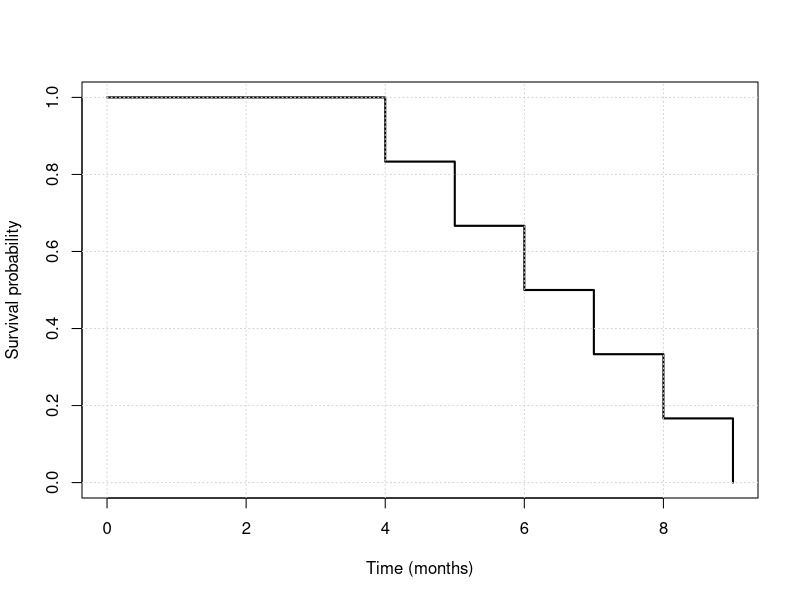
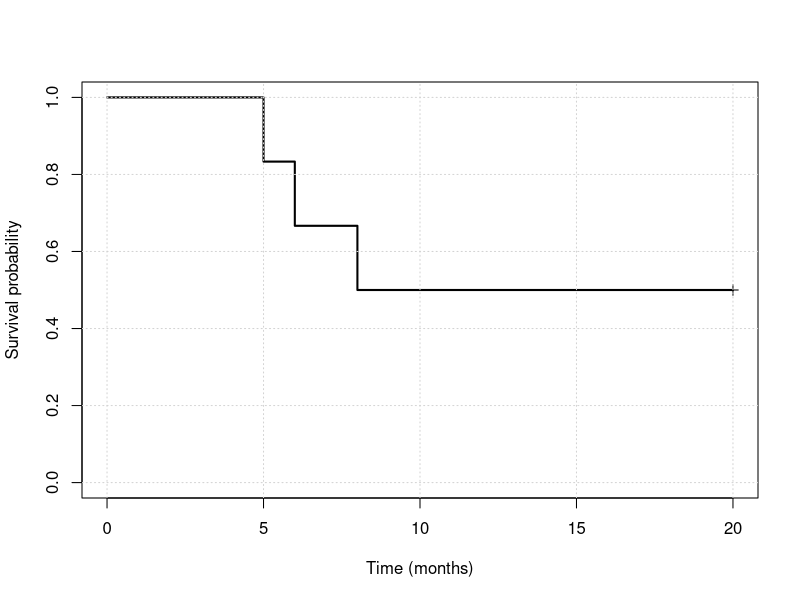
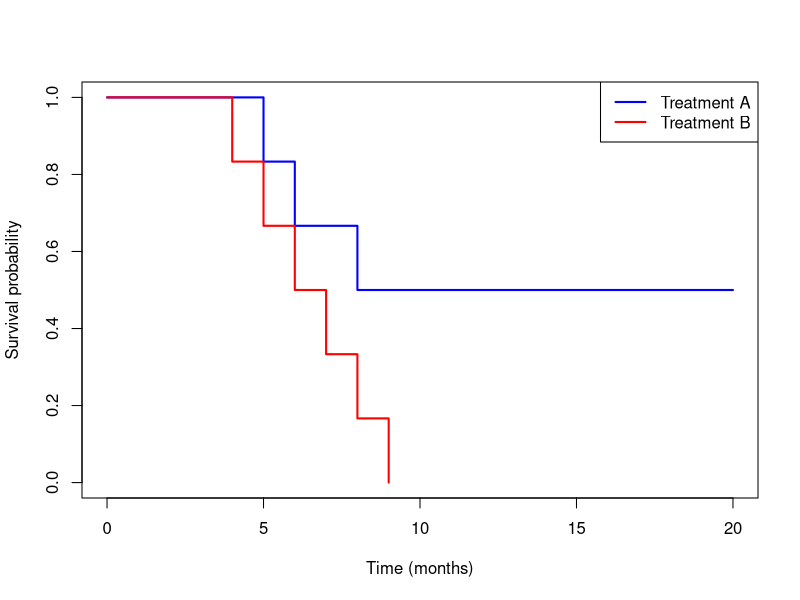

Here is the R script that generated these plots, in order:
## ---- chunk 1
library(tidyverse)
library(ggplot2)
library(survival) #for survival analysis
## ---- chunk 2
#| fig-align: center

time <- c(4,5,6,7,8,9)
status <- rep(1, 6)

fit <- survfit(Surv(time, status) ~ 1)

plot(
  fit,
  xlab = "Time (months)",
  ylab = "Survival probability",
  lwd = 2,
  mark.time = FALSE,
  conf.int = FALSE,
  ylim = c(0, 1)
)
grid()
## ---- chunk 3
library(survival)

time   <- c(5, 6, 8, 20,20,20)
status <- c(1,1,1,0,0,0)

fit <- survfit(Surv(time,status)~1)

plot(
  fit,
  xlab="Time (months)",
  ylab="Survival probability",
  lwd=2,
  mark.time=TRUE,
  conf.int=FALSE,
  ylim=c(0,1)
)
grid()
## ---- chunk 4
library(tibble)

survival_data <- tibble(
  treatment = c(rep("A", 6), rep("B", 6)),
  time = c(5, 6, 8, 20, 20, 20,
           4, 5, 6, 7, 8, 9),
  status = c(1, 1, 1, 0, 0, 0,
             1, 1, 1, 1, 1, 1)
)

survival_data
## ---- chunk 5
#| fig-align: center

library(survival)

fit <- survfit(Surv(time, status) ~ treatment,
               data = survival_data)

plot(
  fit,
  col = c("blue", "red"),
  lwd = 2,
  xlab = "Time (months)",
  ylab = "Survival probability"
)

legend(
  "topright",
  legend = c("Treatment A", "Treatment B"),
  col = c("blue", "red"),
  lwd = 2
)
## ---- chunk 6
summary(fit)
## ---- chunk 7
survdiff(
  Surv(time, status) ~ treatment,
  data = survival_data
)
## ---- chunk 8
fit <- coxph(
  Surv(time, status == 2) ~ age + sex,
  data = lung
)

summary(fit)
## ---- chunk 9
round(exp(coef(fit)), 2)
## ---- chunk 10
knitr::knit_exit()
